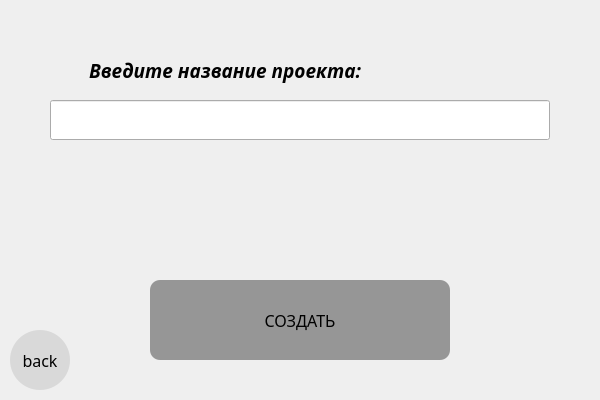
<?xml version="1.0" encoding="UTF-8"?>
<ui version="4.0">
 <class>Dialog</class>
 <widget class="QDialog" name="Dialog">
  <property name="geometry">
   <rect>
    <x>0</x>
    <y>0</y>
    <width>600</width>
    <height>400</height>
   </rect>
  </property>
  <property name="windowTitle">
   <string>Dialog</string>
  </property>
  <property name="styleSheet">
   <string notr="true">color: rgb(255, 255, 255);</string>
  </property>
  <widget class="QPushButton" name="btn_create">
   <property name="enabled">
    <bool>true</bool>
   </property>
   <property name="geometry">
    <rect>
     <x>150</x>
     <y>280</y>
     <width>300</width>
     <height>80</height>
    </rect>
   </property>
   <property name="font">
    <font>
     <family>Sitka</family>
     <pointsize>12</pointsize>
     <weight>50</weight>
     <italic>false</italic>
     <bold>false</bold>
     <strikeout>false</strikeout>
    </font>
   </property>
   <property name="cursor">
    <cursorShape>ArrowCursor</cursorShape>
   </property>
   <property name="styleSheet">
    <string notr="true">background-color: rgba(89, 89, 89, 150);
color: rgb(1, 1, 1);
border-radius: 10px;
border: none</string>
   </property>
   <property name="text">
    <string>СОЗДАТЬ</string>
   </property>
  </widget>
  <widget class="QLineEdit" name="lineEdit">
   <property name="geometry">
    <rect>
     <x>50</x>
     <y>100</y>
     <width>500</width>
     <height>40</height>
    </rect>
   </property>
   <property name="font">
    <font>
     <family>Sitka</family>
     <pointsize>12</pointsize>
    </font>
   </property>
   <property name="styleSheet">
    <string notr="true">color: rgb(0, 0, 0);</string>
   </property>
  </widget>
  <widget class="QLabel" name="label_2">
   <property name="geometry">
    <rect>
     <x>50</x>
     <y>50</y>
     <width>350</width>
     <height>40</height>
    </rect>
   </property>
   <property name="sizePolicy">
    <sizepolicy hsizetype="Preferred" vsizetype="Preferred">
     <horstretch>0</horstretch>
     <verstretch>0</verstretch>
    </sizepolicy>
   </property>
   <property name="font">
    <font>
     <family>Sitka</family>
     <pointsize>14</pointsize>
     <weight>75</weight>
     <italic>true</italic>
     <bold>true</bold>
     <strikeout>false</strikeout>
    </font>
   </property>
   <property name="styleSheet">
    <string notr="true">background-color: rgba(39, 89, 80, 0);
color: rgb(1, 1, 1);</string>
   </property>
   <property name="text">
    <string>Введите название проекта:</string>
   </property>
   <property name="textFormat">
    <enum>Qt::AutoText</enum>
   </property>
   <property name="alignment">
    <set>Qt::AlignCenter</set>
   </property>
   <property name="wordWrap">
    <bool>true</bool>
   </property>
  </widget>
  <widget class="QPushButton" name="btn_back">
   <property name="geometry">
    <rect>
     <x>10</x>
     <y>330</y>
     <width>60</width>
     <height>60</height>
    </rect>
   </property>
   <property name="font">
    <font>
     <family>Sitka</family>
     <pointsize>12</pointsize>
    </font>
   </property>
   <property name="styleSheet">
    <string notr="true">background-color: rgba(217, 217, 217, 255);
color: rgb(1, 1, 1);
border-radius: 30px;</string>
   </property>
   <property name="text">
    <string>back</string>
   </property>
  </widget>
 </widget>
 <resources/>
 <connections/>
</ui>
